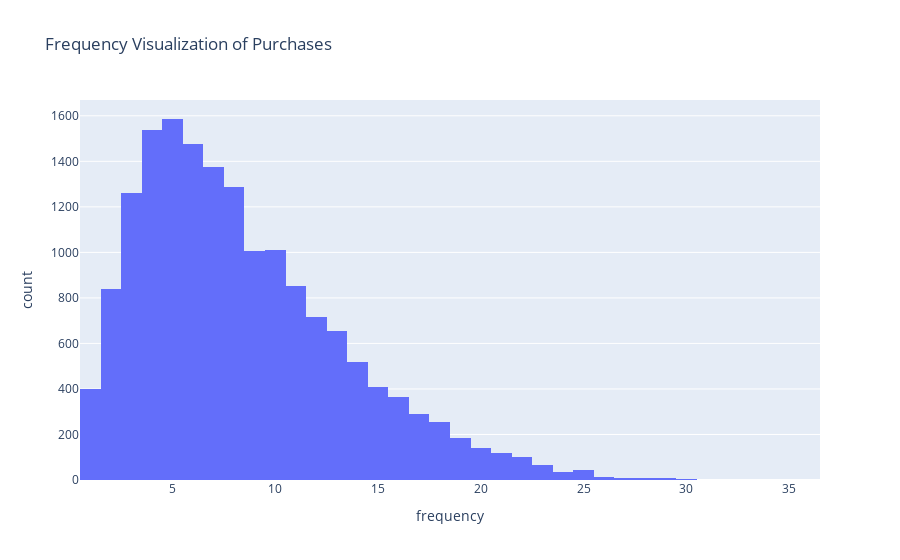

Notebook source saved alongside this figure:
### Markdown cell above
### Task 7
Let's start out with a quick visualization of the *distribution*, or shape, of the frequency metric so that Starbucks can better understand just how often does their customers make purchases.

**A.** Use the `.histogram` function from Plotly to create a histogram of the `frequency` column of your RFM DataFrame. Add a title.

### Code cell
# Create a histogram of frequency 
px.histogram(rfm_df, x='frequency', title='Frequency Visualization of Purchases')
# add a title

### Figure 1 — Plotly figure (JSON) as saved in the notebook; plotly's stock layout.template omitted (floating-point values rounded to 4 significant figures; data arrays with more than 128 entries replaced by an {"elided": "..."} marker saying what was removed)
{"data": [{"alignmentgroup": "True", "bingroup": "x", "hovertemplate": "frequency=%{x}<br>count=%{y}<extra></extra>", "legendgroup": "", "marker": {"color": "#636efa", "pattern": {"shape": ""}}, "name": "", "offsetgroup": "", "orientation": "v", "showlegend": false, "type": "histogram", "x": {"elided": "16578 int values"}, "xaxis": "x", "yaxis": "y"}], "layout": {"autosize": true, "barmode": "relative", "legend": {"tracegroupgap": 0}, "title": {"text": "Frequency Visualization of Purchases"}, "xaxis": {"anchor": "y", "autorange": true, "domain": [0, 1], "range": [0.5, 36.5], "title": {"text": "frequency"}, "type": "linear"}, "yaxis": {"anchor": "x", "autorange": true, "domain": [0, 1], "range": [0, 1669.0], "title": {"text": "count"}}}}
